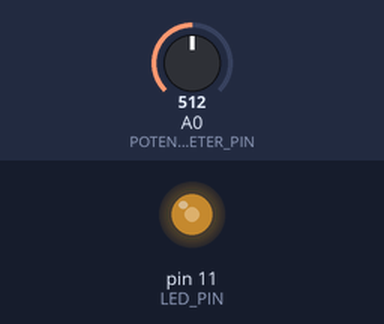
Simulated run of this sketch. Board: Arduino Uno, built with avr-gcc and run on an emulated ATmega328P. Shown: output pins drawn as LEDs (lit = HIGH). The inputs (shaded band) are chosen by the test bench; at power-on: A0 (POTENCIOMETER_PIN) = 512.

Above: at 1.2 s.
1.3 s: A0 (POTENCIOMETER_PIN) set to 716
At 1.8 s:
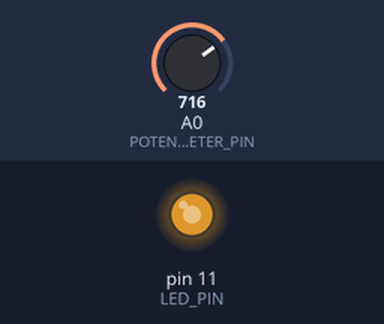
2.8 s: A0 (POTENCIOMETER_PIN) set to 900
At 4.0 s:
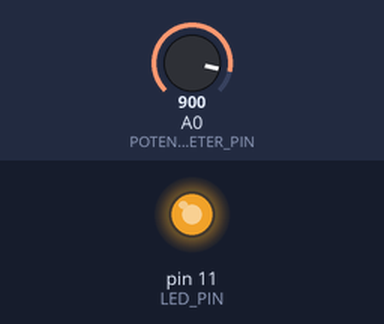
4.3 s: A0 (POTENCIOMETER_PIN) set to 122
At 5.3 s:
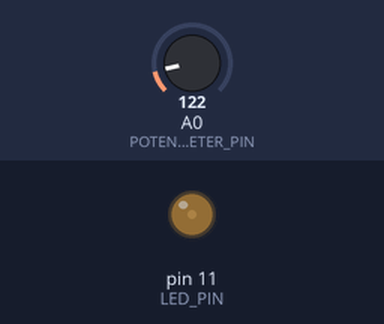
5.8 s: A0 (POTENCIOMETER_PIN) set to 0
At 6.4 s:
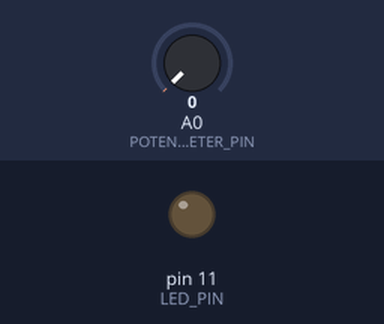
7.3 s: A0 (POTENCIOMETER_PIN) set to 511
At 8.7 s:
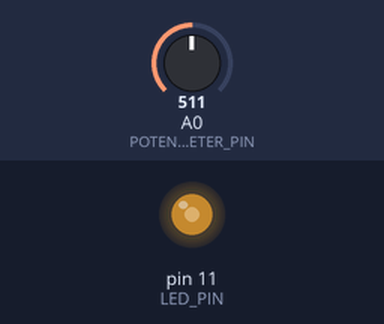
Timing chart, 0 to 9.8 s (numbered marks = the images above; inputs shaded):
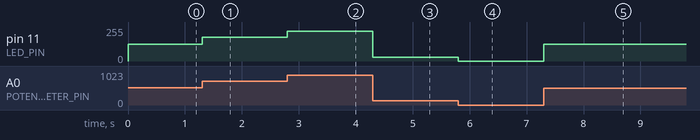

Measured:
- after the input at 1.3 s, pin 11 (LED_PIN): 127/255 → 178/255 at once
- after the input at 2.8 s, pin 11 (LED_PIN): 178/255 → 224/255 at once
- after the input at 4.3 s, pin 11 (LED_PIN): 224/255 → 30/255 at once
- after the input at 5.8 s, pin 11 (LED_PIN): 30/255 → 0/255 at once
- after the input at 7.3 s, pin 11 (LED_PIN): 0/255 → 127/255 at once

The sketch:

3_light_dimmer.ino
```cpp
// Pin initilization
const int POTENCIOMETER_PIN = A0;
const int LED_PIN = 11; // One of the pins that are compatible with pwm

// Global variables
int reading = 0;
int pwm = 0;

void setup() {
  // Pin configuration
  pinMode(POTENCIOMETER_PIN, INPUT);
  pinMode(LED_PIN, OUTPUT);
}

void loop() {
  reading = analogRead(POTENCIOMETER_PIN);

  // converts the data of 10 bits to one of 8
  pwm = map(reading, 0, 1023, 0, 255);

  analogWrite(LED_PIN, pwm);
}
```
